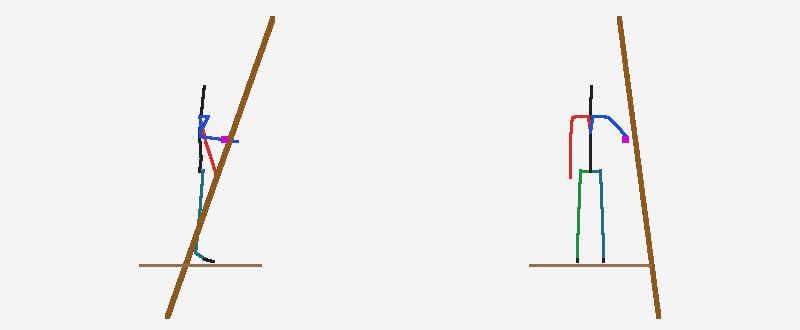
#> input picture Design/ship_view/check/pictures/helm.png, 800 x 330 px
$ python recolour_map.py ../../Design/ship_view/check/pictures/helm.png ../../Design/ship_view/check/pictures/port.png
#> lines starting #> are read from the running program, lines starting #| are printed output that depends on the picture
# -*- coding: utf-8 -*-
"""Recolours the chart picture into the eight 3-bit palettes of the game (Assets/Kapman/Code/Game/Map/MapPalette.cs):
eight colours, one for each kind of ground, every palette holding Byzantium (#702963). One palette a people.
  python-qgis-ltr.bat recolour_map.py <picture.png> <out folder>            -> one PNG per palette
"""
import colorsys, os, sys
import numpy as np
from PIL import Image
Image.MAX_IMAGE_PIXELS = None
PALETTES = [('frisian', 'Tide', 'dorestad', '#37113c #702963 #a8619b #e6c9a8 #7d8442 #b3b56a #4a5a2c #faf1df'), ('frankish', 'Vineyard', 'quentovic', '#2b1233 #702963 #9466ab #f0d27a #9a4a5a #cf9a6a #481224 #f6efe0'), ('english', 'Minster', 'lundenwic', '#2e1233 #702963 #a070a6 #efe5c2 #5f8a5c #9fbf7a #297036 #dfe8e0'), ('danish', 'Amber', 'ripa', '#14323a #38717e #73a7ad #f7dda8 #a07c2c #d9a441 #702963 #f6efe0'), ('norse', 'Fjord', 'ogvaldsnes', '#171a38 #585896 #9490c2 #cbbccb #702963 #5fa08a #204a44 #f4f1fa'), ('svea', 'Silver', 'birka', '#241a2e #463c43 #8f82a3 #cbcde2 #702963 #a9b08a #4f5a4a #faf8fc'), ('wendish', 'Grove', 'reric', '#2e1233 #702963 #b06aa0 #dccba0 #637029 #94a23c #414c1a #f8f2d9'), ('irish', 'Vellum', 'hi', '#202638 #2c678f #82b3ba #f3e7c4 #ce4f48 #d8c27a #4c6e1f #702963')]
def hx(h): return tuple(int(h[i:i + 2], 16) for i in (1, 3, 5))
def role(r, g, b):
    h, l, s = colorsys.rgb_to_hls(r, g, b)
    if b > r and b >= g * 0.95 and s > 0.08: return 0 if l < 0.22 else 1 if l < 0.32 else 2
    if s < 0.12 or (l > 0.80 and s < 0.35): return 7
    if g >= r and g > b: return 6 if l < 0.30 else 4 if l < 0.40 else 5
    return 3 if l > 0.55 else 4
def recolour(im, colours):
    pal = im.convert("P", palette=Image.ADAPTIVE, colors=64) if im.mode != "P" else im
    p = np.array(pal.getpalette()[:768], dtype=np.float64).reshape(-1, 3) / 255.0
    out = []
    for r, g, b in p:
        out.extend(hx(colours[role(r, g, b)]))
    res = pal.copy(); res.putpalette(out + [0] * (768 - len(out))); return res
if __name__ == "__main__":
    src, dst = sys.argv[1], sys.argv[2]
    os.makedirs(dst, exist_ok=True)
    im = Image.open(src)
#> im is the input picture: PIL image 800x330 RGB; mean R, G, B 240.8, 240.1, 239.5
    base = os.path.splitext(os.path.basename(src))[0]
    for people, name, home, colours in PALETTES:
        recolour(im, colours.split()).save(os.path.join(dst, "%s_%s_%s.png" % (base, people, name.lower())), optimize=True)
        print(people, name, flush=True)
#> this loop made 8 passes
#> pass 1, `recolour(im, colours.split()).save(os.path.join(dst, "%s_%s_%s.png" % ..`:
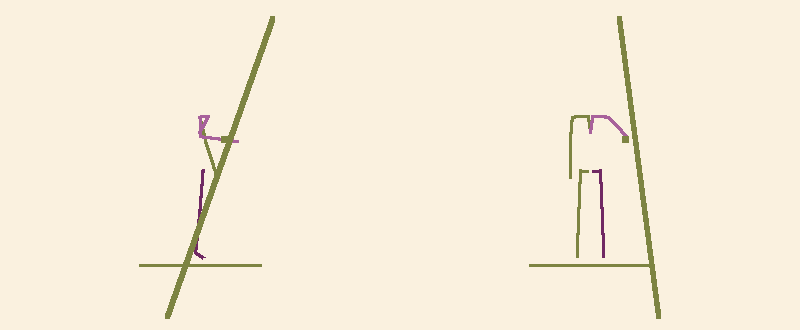
#> saved as helm_frisian_tide.png: PIL image 800x330 P; mean R, G, B 247.2, 238.3, 219.6
#> pass 2, `recolour(im, colours.split()).save(os.path.join(dst, "%s_%s_%s.png" % ..`:
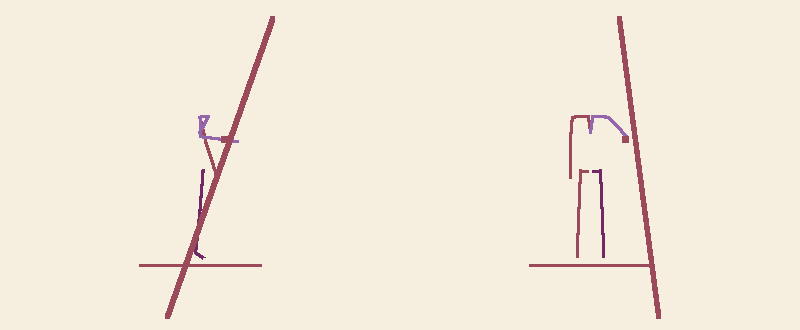
#> saved as helm_frankish_vineyard.png: PIL image 800x330 P; mean R, G, B 243.8, 235.2, 221.1

$ run again, on Design/ship_view/check/pictures/rest.png
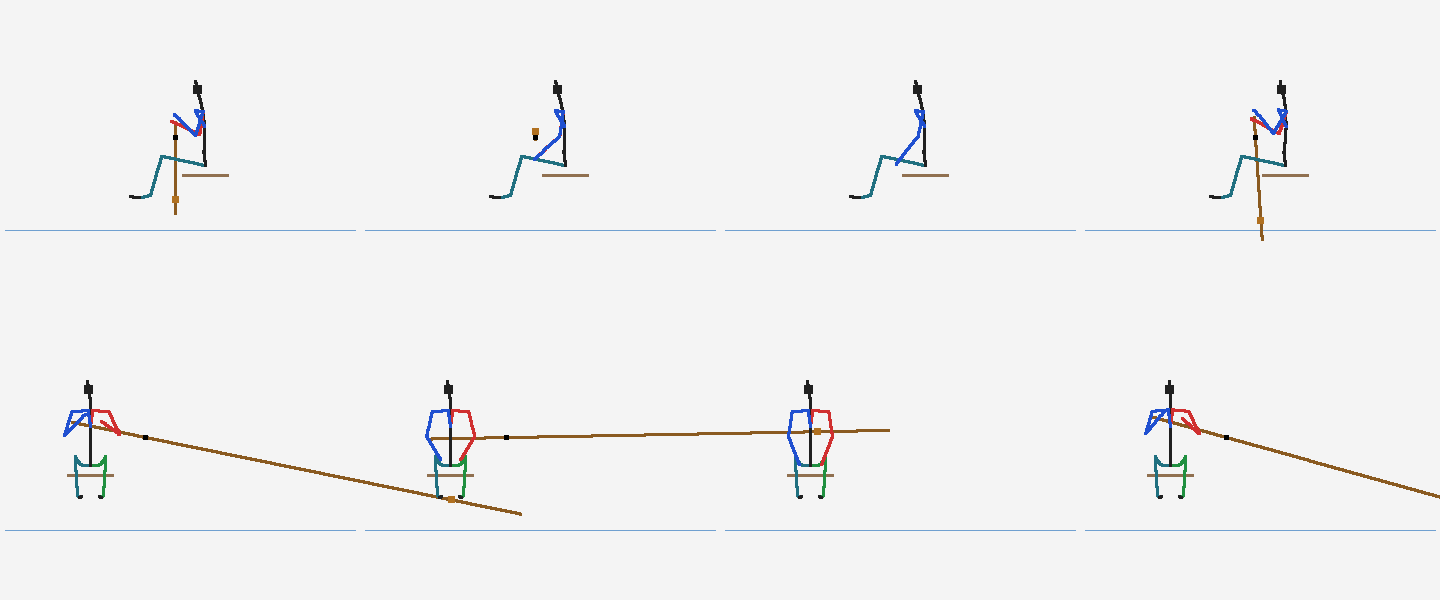
#> input picture Design/ship_view/check/pictures/rest.png, 1440 x 600 px
#> im is the input picture: PIL image 1440x600 RGB; mean R, G, B 241, 241, 241.1
#> the loop `for people, name, home, colours in PALETTES:` made 8 passes
#> pass 1, `recolour(im, colours.split()).save(os.path.join(dst, "%s_%s_%s.png" % ..`:
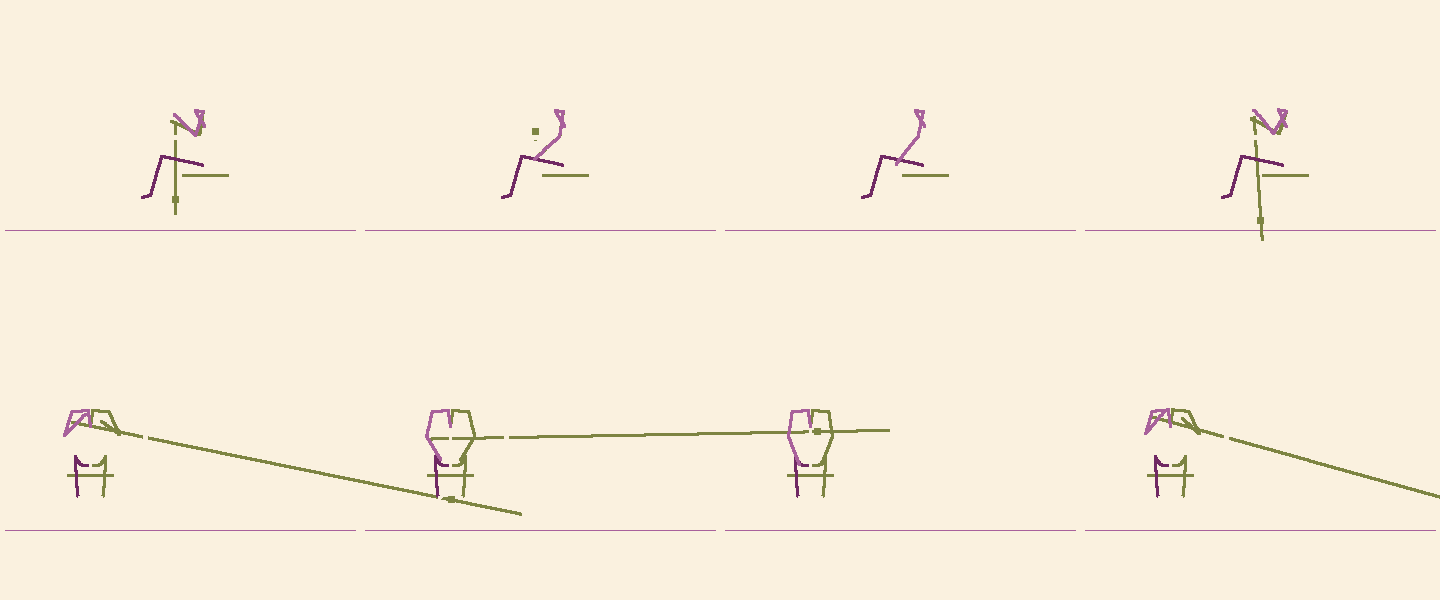
#> saved as rest_frisian_tide.png: PIL image 1440x600 P; mean R, G, B 248.1, 238.8, 221
#> pass 2, `recolour(im, colours.split()).save(os.path.join(dst, "%s_%s_%s.png" % ..`:
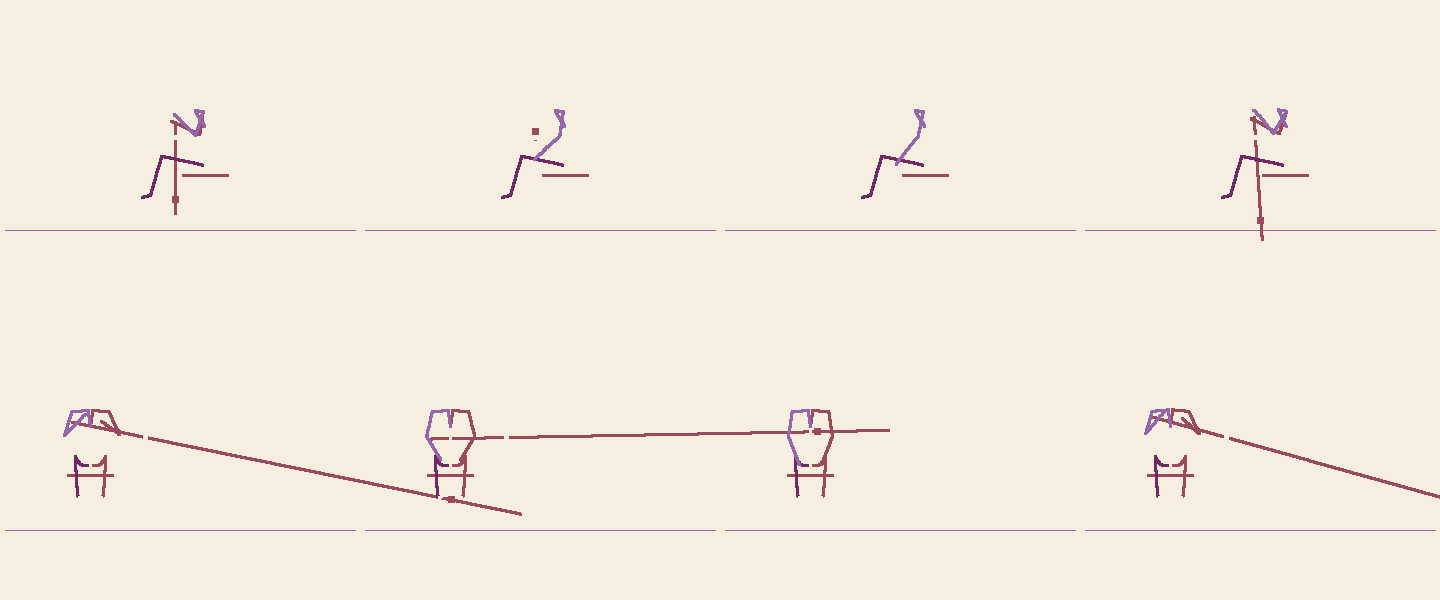
#> saved as rest_frankish_vineyard.png: PIL image 1440x600 P; mean R, G, B 244.3, 236.3, 222.2

$ run again, on Design/ship_view/check/pictures/small_boat.png
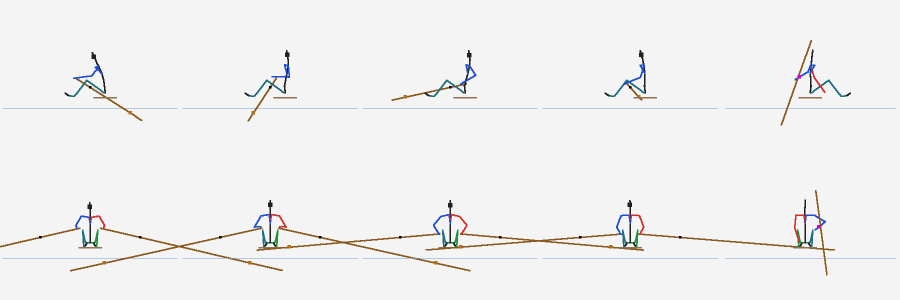
#> input picture Design/ship_view/check/pictures/small_boat.png, 1800 x 600 px (shown at 1/2 size)
#> im is the input picture: PIL image 1800x600 RGB; mean R, G, B 240.4, 240.2, 240
#> the loop `for people, name, home, colours in PALETTES:` made 8 passes
#> pass 1, `recolour(im, colours.split()).save(os.path.join(dst, "%s_%s_%s.png" % ..`:
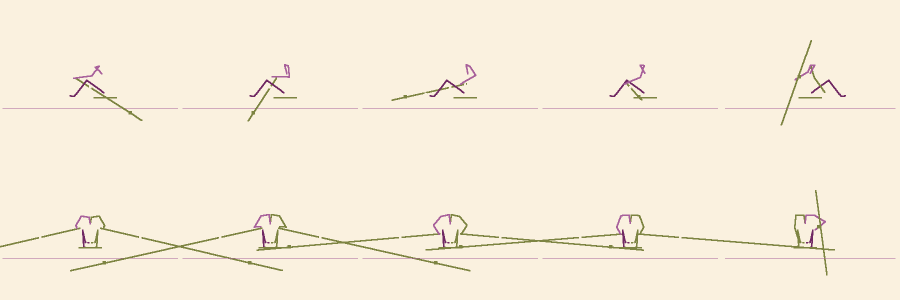
#> saved as small_boat_frisian_tide.png: PIL image 1800x600 P (shown at 1/2 size); mean R, G, B 247.5, 238.2, 220.1
#> pass 2, `recolour(im, colours.split()).save(os.path.join(dst, "%s_%s_%s.png" % ..`:
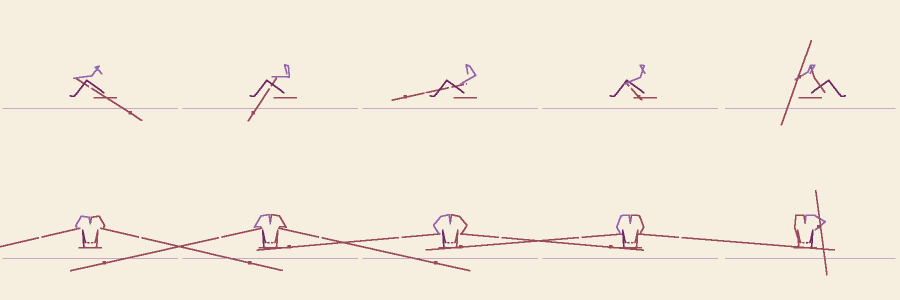
#> saved as small_boat_frankish_vineyard.png: PIL image 1800x600 P (shown at 1/2 size); mean R, G, B 243.8, 235.5, 221.5

$ run again, on Design/ship_view/check/pictures/stroke_above.png
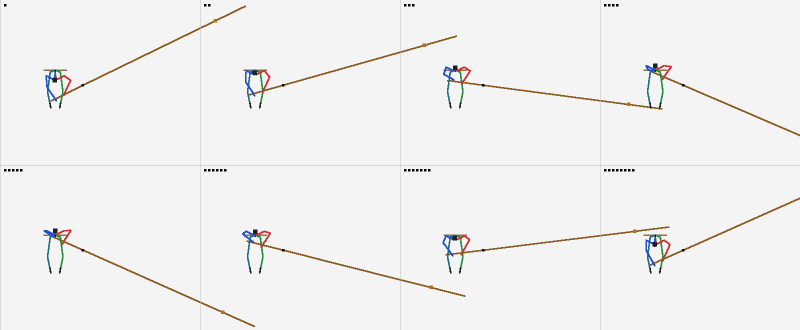
#> input picture Design/ship_view/check/pictures/stroke_above.png, 1600 x 660 px (shown at 1/2 size)
#> im is the input picture: PIL image 1600x660 RGB; mean R, G, B 241, 240.6, 240.1
#> the loop `for people, name, home, colours in PALETTES:` made 8 passes
#> pass 1, `recolour(im, colours.split()).save(os.path.join(dst, "%s_%s_%s.png" % ..`:
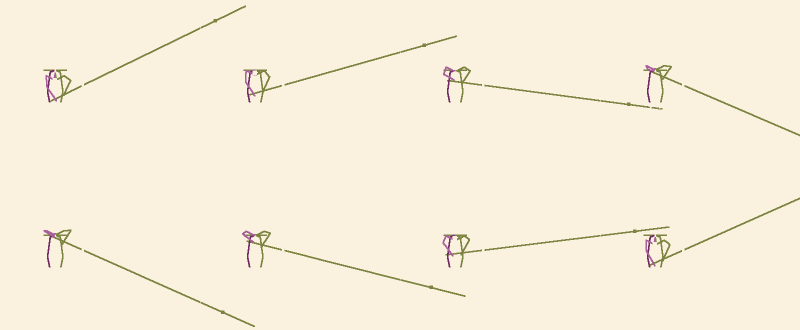
#> saved as stroke_above_frisian_tide.png: PIL image 1600x660 P (shown at 1/2 size); mean R, G, B 247.8, 238.9, 220.4
#> pass 2, `recolour(im, colours.split()).save(os.path.join(dst, "%s_%s_%s.png" % ..`:
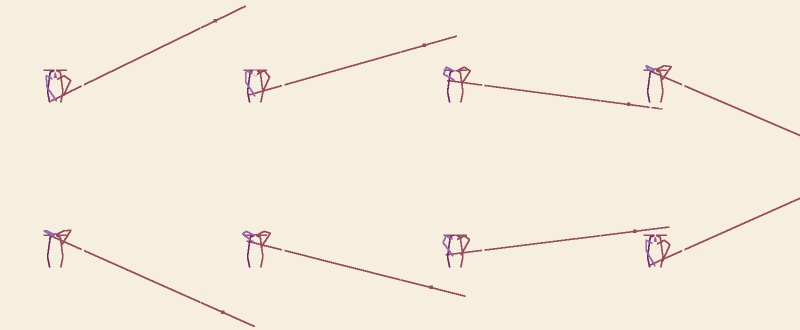
#> saved as stroke_above_frankish_vineyard.png: PIL image 1600x660 P (shown at 1/2 size); mean R, G, B 244.3, 236.1, 221.8
